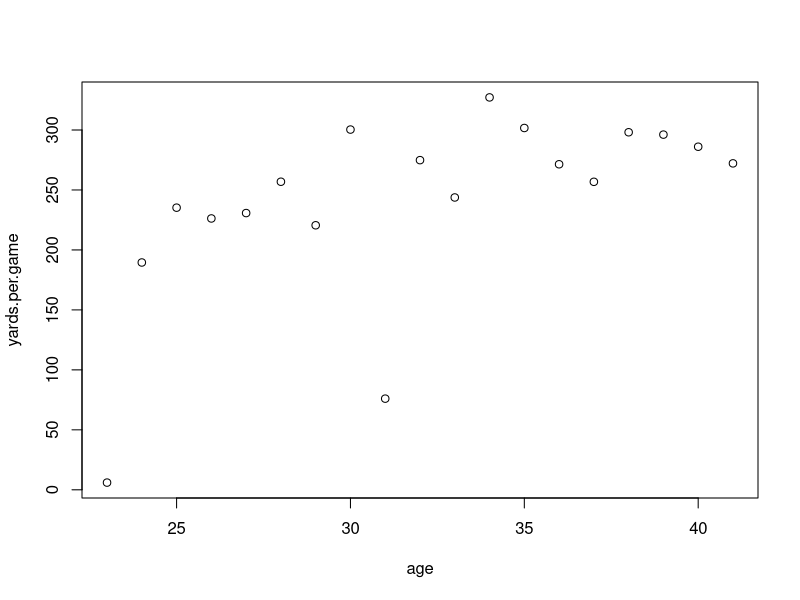
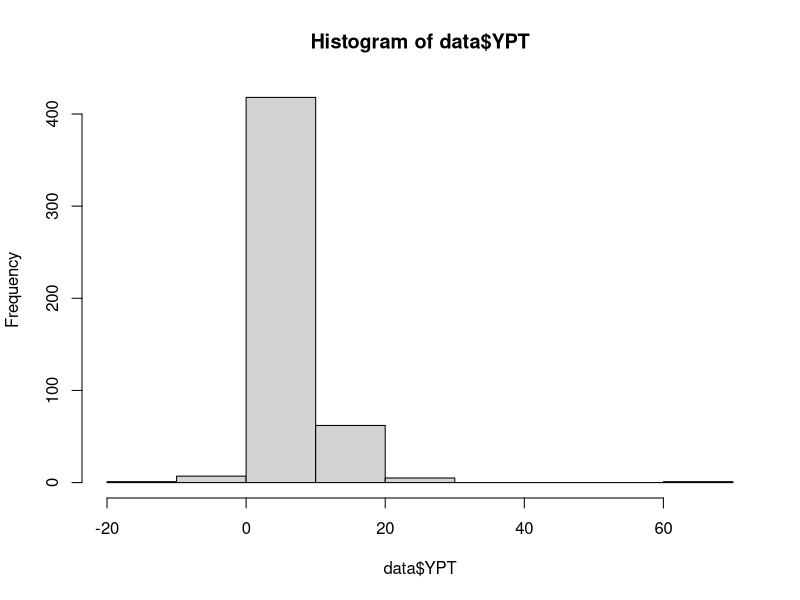
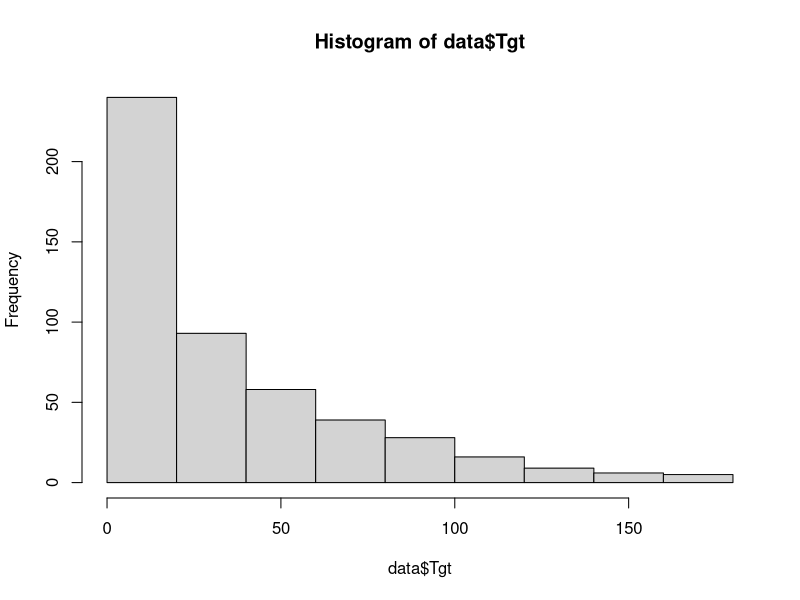
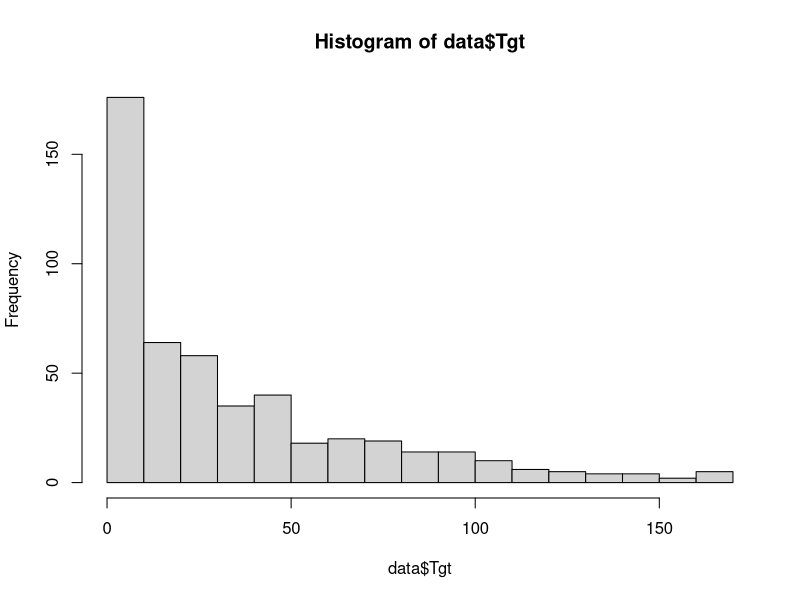
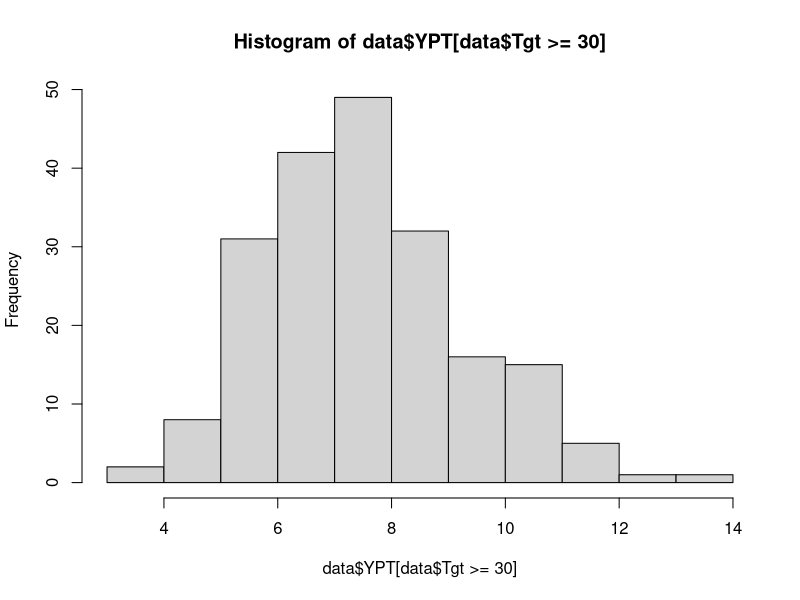
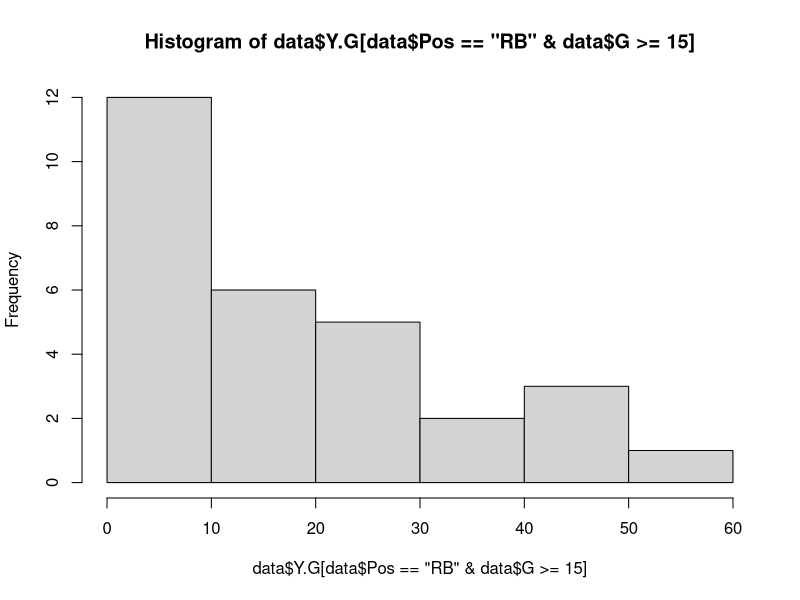
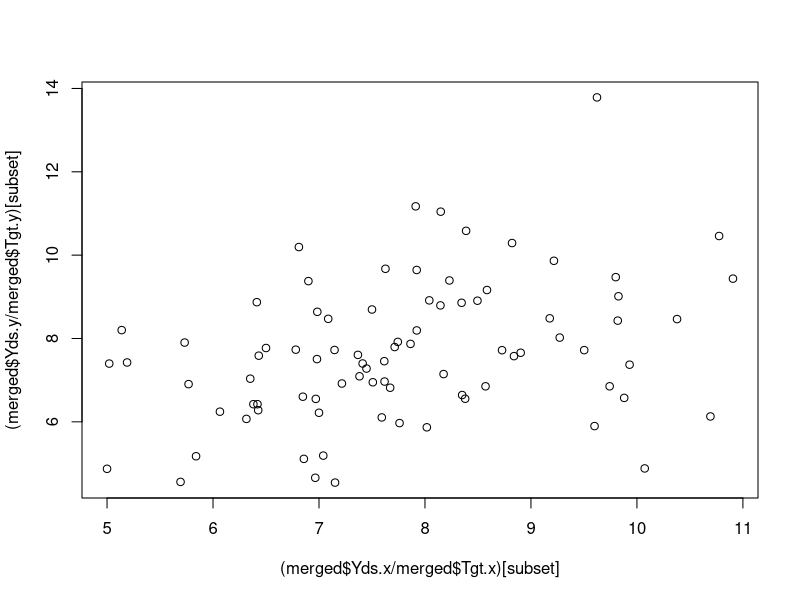

Generate these figures, in order, with R:
# This R script is a tutorial on visualizing and manipulating data. There are
# five checkpoints that we will go through as a class, but you are encouraged
# to move at a faster pace than the class if you so desire. At the end, there
# are two challenges for those who found the exercises to be two easy.

# Let's start with the most basic capabilities of R, which can be thought of as
# a glorified calculator. To demonstrate this, trying running the line of code
# below, which should output 4.

2 + 2

# Checkpoint 1: Were you able to put 2 and 2 together in R?




# Something that makes R much easier to use on big problems than a calculator
# is strong variables. For example, the line of code before stores 4 as the
# variable x.

x = 2 + 2

# If we run the line of code below (equivalent to typing x and hitting enter in
# the console), then x is printed.

x

# Typing the name of a variable is equivalent to calling the print() function
# with it as an argument, for example:

print(x)

# Now that we have 4 stored in the variable x, we can use x instead of 4 to
# print the sum of 4 and 2:

x + 2

# With the most basic R commands established, let's do something a little more
# interesting.


# Tom Brady won this year his last SuperBowl, after 19 seasons in the NFL.

# In R, we can create a vector by using the function c() and listing the
# the entries we want in the vector, separated by a comma. Below we create
# vectors storing the year-by-year passing yards and game totals for Brady

yards = c(6, 2843, 3764, 3620, 3692, 4110, 3529, 4806, 76, 4398, 3900, 
          5235, 4827, 4343, 4109, 4770, 3554, 4577, 4355)
games = c(1,15,16,16,16,16,16,16,1,16,16,16,16,16,16,16,12,16,16)

# As before, we can simply enter the names of the vectors to print them to the
# console.

yards
games

# Basic arithmetic operations on vectors are done element-wise in R. For
# example we can get Brady's passing yards per game in each season of his
# career using the command below.

yards.per.game = yards/games

# Let's print yards per game to see what it looks like.

yards.per.game

# To create a vector with uniform spacing between the elements, we can use the
# function seq. See ?seg for more details. Below we create a vector containing
# the years of Brady's career by defining a vector from 2007 to 2015,
# counting by 1.

year = seq(2000, 2018, 1)
year

# Another way to create this same vector is by using the : operator as we do
# below.

year = 2000:2018
year

# Arithmetic operations involving a scalar (like 1985) and a vector (like year)
# act elementwise. The operation with the scalar is applied to each element of
# the vector. For example, the command below substract 1985 from each element
# of our year vector. Because Brady was born in 1985, this gives us his age
# in each season of his career.

age = year - 1977
age

# Next let's plot Brady's receiving yards per game by age:

plot(age, yards.per.game)

# The plot() function in R has a lot of options that can be tweaked. For
# example, you can adjust the size, shape and color of the plotted points;
# you can change a x- and y-axis labels, as well as the main plot title;
# and you can add a legend or use custom axes. To learn more about all of these
# options, check out the documentation for plot() using the command below.

?plot

# An important feature in R is indexing, or accessing specific elements of
# vectors and matrices. In R, this is done using square brackets. For example
# the line of code below returns the 5th through 6th elements of the
# yards.per.game vector.

yards.per.game[5:7]

# We can also take remove elements of the vector using negative index. For
# example the line of code below returns all but entries 1, 2 and 3 of the
# yards.per.game vector.

yards.per.game[-c(1, 2, 3)]

# Indexing can also be done with vectors of logicals, as long as those vectors
# of logicals have the same length as the vectors they are indexing. Let's
# create a logical vector which flags seasons in which Brady played 16 games.

games == 16

# Next, we can use this vector to return yards per game for seasons in which
# Brady played at least 16 games.

yards.per.game[games == 16]

# The & operator returns the logical TRUE if and only if both arguments to it
# are true. For example, the line of code below returns TRUE for seasons in
# which Brady played 16 games before 2015.

games == 16 & year < 2015

# And as before we can print his receiving yards per game in those seasons
# using the line of code below.

yards.per.game[games >= 16 & year < 2015]

# As one last example, let's print the seasons in which Brady averaged over
# 100 receiving yards per game.

year[yards.per.game > 100]

# Switching gears, let's cover a few more function in R. The function mean()
# returns the average of a vector (the sum of it's elements divided by its
# length). For example, the command below returns Brady's average passing
# yards per year.

mean(yards)

# The sum() function adds up all of the elements in a vector. For example, the
# command below adds up all of Brady's yards and divides by hist total number
# of games played, thus returning his career average receiving yards per game.

sum(yards)/sum(games)

# The sort() function returns a vector sorted in increasing order.

sort(yards.per.game)

# You can sort instead in decreasing order by toggling one argument to sort().

order(yards.per.game, decreasing = TRUE)

# A related function to sort() is order(), which returns the indices of the
# vector, in order from smallest element to larget element.

order(yards.per.game)

# As you can see, if you then use this to index the vector, you get the same
# output as sorting the vector.

yards.per.game[order(yards.per.game)]

# The reason you would do this instead of sorting is if you want to order a
# variable according to the order of a different variable. For example, let's
# sort Brady's season from most receiving yards per game to least.

year[order(-yards.per.game)]


# Reading data into R

# We don't want to enter all data manually, so let's learn how to read data
# from a CSV file. The first step is to download the CSV file and store it
# somewhere on your computer. Then, in R, we need to navigate to the folder
# in which you have saved this CSV file. In R and RStudio, you can do this
# using the drop-down menu from the top. Alternatively, you can do it using a
# command in R: setwd(), meaning "set working directory". For example, here's
# the directory in which I have saved receiving2015.csv from the class website.

# setwd('Dropbox/stanford/stats50/r')

# We will use the read.csv() function to store the data from the CSV file in a
# variable which we will call data. The read.csv() function has some additional
# arguments that can help you deal with files that aren't formatted perfectly
# (see ?read.csv), but you don't need to worry about that for this particular
# file.

data = read.csv('receiving2018.csv')

# Ensuring that our dataset is "cleaned" for analysis 
# (especially removing the "*" and "+" in players'names, and standardizing players'positions)
data$Player = gsub('\\+','',gsub('\\*', '', data$Player))
data$Pos = toupper(data$Pos)


# Now that the data have been read into R, we can start manipulating them. For
# starters, let's print the first six rows of the data to the console using
# the function head().

head(data)

# We see that the data are receiving statistics for NFL players. The data
# include statistics like team, age, position, games played, targets (the
# number of passes intended for that player), receptions, receiving yards and
# receiving touchdowns. Included in the dataset are all players with at least
# one reception in the 2015 NFL season.

# Checkpoint 2: Were you able to view the first six rows of the data in R?




# Generally, before printing the head of a dataset, it's good to check the size
# of the data. For example, you wouldn't want to print the head of a dataset
# with 10,000 columns. The function dim() returns the numbers of rows and
# columns of the data, which the functions nrow() and ncol() do individually.

dim(data)
nrow(data)
ncol(data)

# Another good way to get a basic overview of the data in R is to use the
# summary() function. For quantitative variables, summary() shows the minimum,
# first quartile, median, mean, third quartile and maximum value of the
# variable. For qualitative variables, summary() shows the most common values.

summary(data)

# Our data variable is a data.frame in R, which we can see by using the
# following line of code:

class(data)

# A data.frame is like a matrix in R, but it's technically a list, not a
# matrix. The distinction is nuanced and will cause you to pull out your hair
# later on in the course, I'm sure. But let's worry about that later. You can
# access individual columns of data.frames using the $ operator like so:

data$Yds

# Let's add a column to the data which records for each player his yards per
# target. For each player, this is how many yards he gained on average per
# attempted pass to him by his quarterback.

data$YPT = data$Yds/data$Tgt

# We can create a histogram to look at the distribution of yards per target
# among all NFL players using the hist() function.

hist(data$YPT)

# The histogram shows some outliers by yards per target, and these are probably
# players who don't have very many targets. Let's ignore all players who do not
# meet a minimum threshold for targets. To choose this threshold, let's look at
# the distribution of targets among the players.

hist(data$Tgt)

# We can get a histogram with more bins by tweaking the breaks argument in
# hist().

hist(data$Tgt, breaks = 20)

# Based on the histogram of targets, I'm inclined to choose 30 as the minimum
# threshold for number of targets. Let's look at the distribution of yards per
# target among all players with at least 30 targets.

hist(data$YPT[data$Tgt >= 30])

# Exercise 1:
# Plot a histogram of receiving yards per game for all running backs who played
# at least 15 games. Write your code below.

hist(data$Y.G[data$Pos == 'RB' & data$G >= 15])

# Checkpoint 3: Did you complete Exercise 1?

# Who led the league in yards per target? First, let's find the highest yards
# per target among all players with at least 30 targets, using the max
# function.

max(data$YPT[data$Tgt >= 30])

# We can use the which.max() function to return the index of the player who
# led the league in yards per target, minimum 30 targets.

leader = which.max(data$YPT[data$Tgt >= 30])

# Finally, let's extract the data for this leader. First, we need to limit the
# data to players with at least 30 targets. We will use indexing to do this.
# For matrices, indexing takes two arguments separated by a comma: which rows
# to keep and which columns to keep. For example, let's define a new variable
# data.min which only includes players with at least 30 targets. To do so,
# we specify data$Tgt >= 30 to index the rows, and we leave the indexing of the
# columns blank. This means that we keep all columns.

data.min = data[data$Tgt >= 30, ]

# Next, let's index data.min to extract the row corresponding to the league
# leader in yards per target.

data.min[leader, ]

# Tyler Lockett is the leader, but this is dissatisfying because Tyler only has
# 70 targets. Let's set the mininum threshold a little bit higher, at 100. The
# next line of code combines the previous three lines of code into one. Observe
# how we first extract the rows of data corresponding to players with at least
# 100 targets, and we then extract the row corresponding to the league leader.

data[data$Tgt >= 100, ][which.max(data$YPT[data$Tgt >= 100]), ]

# Let's create another sub-dataset corresponding only to wide receivers.

wr = data[data$Pos == 'WR', ]
nrow(wr)

# We can use the order() function to sort the entire wr data.frame by yards
# per target. Let's look at the data for the top six wide receivers by yards
# per target.

head(wr[order(-wr$YPT), ])

# Next, let's get the top six wide receivers by yards per target, among all
# wide receivers who have at least as many targets as Sammy Watkins.

wr2 = data[data$Pos == 'WR' & data$Tgt >= 96, ]
nrow(wr2)
head(wr2[order(-wr2$YPT), ])

# We can do the same thing for tight ends. Here are the top six tight ends by
# yards per target.

te = data[data$Pos == 'TE', ]
nrow(te)
head(te[order(-te$YPT), ])

# But some players are listed as "FB/TE" or "TE/WR", and those players won't
# be included if we only consider players whose position is "TE". To include
# these players, we will use the grep() function. grep('TE', data$Pos) returns
# the indices of all players who have "TE" in their position string.

grep('TE', data$Pos)

# We can use these indices to view the data for the top six players who have
# "TE" in their position.

te2 = data[grep('TE', data$Pos), ]
nrow(te2)
head(te2[order(-te2$YPT), ])

# Exercise 2:
# Who led all quarterbacks in receiving yards in 2018? Write your code below.

qb = data[data$Pos == 'QB', ]
head(qb[order(-qb$Yds), ])  # Marcus Mariota (21 yards)


# Checkpoint 4: Did you complete Exercise 2?

# A really neat function in R is aggregate(). You can use aggregate() to group
# data by a specific variable. For example, the code below adds up receiving
# yards by position. The first argument describes the data you wish to be
# aggregated, in this case yards. The second argument describes which variable
# you want to aggregate on, in this case position. The third argument describes
# how you want to aggregate the data, in this case using the sum function.

YdsByPos = aggregate(data$Yds, list(Pos = data$Pos), sum)
YdsByPos

# We can also find the most receiving yards that any one player had at each
# position by using the max function instead of the sum function as the third
# argument.

MaxYdsByPos = aggregate(data$Yds, list(Pos = data$Pos), max)
MaxYdsByPos

# We can also aggregate on more than one variable. For example, the line of
# code below finds for each team, the most receiving yards that any wide
# receiver had, as well as the most receiving yards that any non-wide receiver
# had, because the two variables that we are grouping on are (1) a logical
# indicator of whether position is WR and (2) team.

aggregate(data$Yds, list(WR = data$Pos == 'WR', Team = data$Tm), max)

# We observe that only Carolina, Oakland, Philadelphia, San Francisco
# and Washington had non-wide receivers lead the team in receiving yards.

# Exercise 3:
# Among all receivers who led their team in receiving yards, who had the fewest
# receiving yards? How many yards did he have? Write your code below.

leaderYards = aggregate(data$Yds, list(Team = data$Tm), max)
head(leaderYards[order(leaderYards$x), ])
data[data$Tm == 'WAS' & data$Yds == 558, ]    # Jordan Reed (WAS), 558 yards


# Checkpoint 5: Did you complete Exercise 3?

# CHALLENGE 1
# Download receiving2015.csv from the class website and use it to plot 2018
# receiving yards per target against 2015 receiving yards per target for all
# players who have at least 30 targets in both seasons.
# Hint: ?merge

data15 = read.csv('receiving2015.csv')

# Ensuring that all columns in both datasets are identifiable and have the same name
data15$Player = data15$Receiver
data15$Tm = data15$Team
data15$Team <- NULL
data15$Receiver <- NULL

merged = merge(data15, data, by = 'Player')
subset = merged$Tgt.x >= 30 & merged$Tgt.y >= 30
plot((merged$Yds.x/merged$Tgt.x)[subset], (merged$Yds.y/merged$Tgt.y)[subset])


# CHALLENGE 2
# Add up total receiving yards in 2018 for each unique first name in the
# dataset. For example, for "Michael" add up the receiving yards of Michael
# Crabtree, Michael Thomas, Michael Gallup, Michael Floyd, Michael
# Roberts, and Michael Burton Do not include Mike
# Evans (or any other Mikes). Which first name accumulated the most receiving
# yards in 2018?
# Hint: ?strsplit

splitname = strsplit(as.character(data$Player), split = ' ')
firstname = sapply(splitname, function(x) x[1])
yardsbyname = aggregate(data$Yds, by = list(firstname), sum)
head(yardsbyname[order(-yardsbyname$x), ])




